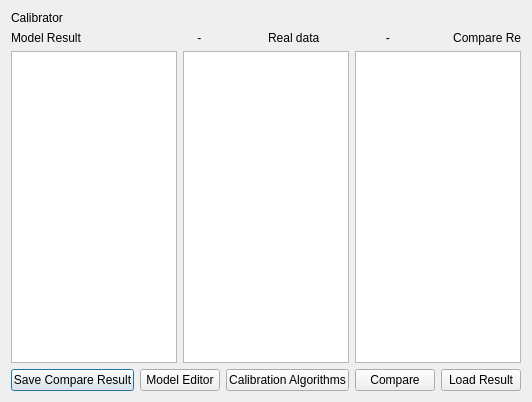
<?xml version="1.0" encoding="UTF-8"?>
<ui version="4.0">
 <class>OpenModel</class>
 <widget class="QDialog" name="OpenModel">
  <property name="windowModality">
   <enum>Qt::NonModal</enum>
  </property>
  <property name="geometry">
   <rect>
    <x>0</x>
    <y>0</y>
    <width>532</width>
    <height>402</height>
   </rect>
  </property>
  <property name="minimumSize">
   <size>
    <width>532</width>
    <height>402</height>
   </size>
  </property>
  <property name="maximumSize">
   <size>
    <width>532</width>
    <height>402</height>
   </size>
  </property>
  <property name="windowTitle">
   <string>Open Model</string>
  </property>
  <property name="windowIcon">
   <iconset>
    <normaloff>Resources/logo.png</normaloff>Resources/logo.png</iconset>
  </property>
  <property name="modal">
   <bool>true</bool>
  </property>
  <layout class="QVBoxLayout" name="verticalLayout">
   <item>
    <widget class="QLabel" name="label">
     <property name="text">
      <string>&lt;html&gt;&lt;head/&gt;&lt;body&gt;&lt;p&gt;Calibrator&lt;/p&gt;&lt;/body&gt;&lt;/html&gt;</string>
     </property>
    </widget>
   </item>
   <item>
    <layout class="QHBoxLayout" name="horizontalLayout_3"/>
   </item>
   <item>
    <widget class="QLabel" name="label_2">
     <property name="text">
      <string>Model Result                                   -                    Real data                    -                   Compare Result</string>
     </property>
    </widget>
   </item>
   <item>
    <layout class="QHBoxLayout" name="horizontalLayout_2">
     <item>
      <widget class="QListView" name="listView"/>
     </item>
     <item>
      <widget class="QColumnView" name="columnView"/>
     </item>
     <item>
      <widget class="QColumnView" name="columnView_2"/>
     </item>
     <item>
      <layout class="QVBoxLayout" name="verticalLayout_2"/>
     </item>
    </layout>
   </item>
   <item>
    <layout class="QHBoxLayout" name="horizontalLayout">
     <item>
      <spacer name="horizontalSpacer">
       <property name="orientation">
        <enum>Qt::Horizontal</enum>
       </property>
       <property name="sizeHint" stdset="0">
        <size>
         <width>40</width>
         <height>20</height>
        </size>
       </property>
      </spacer>
     </item>
     <item>
      <widget class="QPushButton" name="pushButton_4">
       <property name="text">
        <string>Save Compare Result</string>
       </property>
      </widget>
     </item>
     <item>
      <widget class="QPushButton" name="pushButton_3">
       <property name="text">
        <string>Model Editor</string>
       </property>
      </widget>
     </item>
     <item>
      <widget class="QPushButton" name="pushButton_2">
       <property name="text">
        <string>Calibration Algorithms</string>
       </property>
      </widget>
     </item>
     <item>
      <widget class="QPushButton" name="pushButton">
       <property name="text">
        <string>Compare</string>
       </property>
      </widget>
     </item>
     <item>
      <widget class="QPushButton" name="ok">
       <property name="text">
        <string>Load Result</string>
       </property>
      </widget>
     </item>
    </layout>
   </item>
  </layout>
 </widget>
 <resources/>
 <connections/>
</ui>
